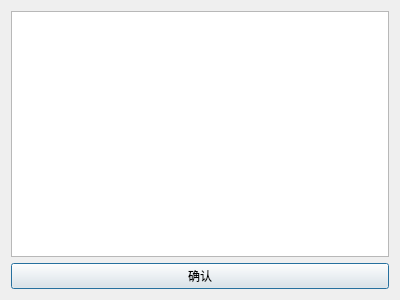
<?xml version="1.0" encoding="UTF-8"?>
<ui version="4.0">
 <class>http_shower_dialog</class>
 <widget class="QDialog" name="http_shower_dialog">
  <property name="geometry">
   <rect>
    <x>0</x>
    <y>0</y>
    <width>400</width>
    <height>300</height>
   </rect>
  </property>
  <property name="windowTitle">
   <string>HTTP报文展示器</string>
  </property>
  <layout class="QHBoxLayout" name="horizontalLayout">
   <item>
    <layout class="QVBoxLayout" name="verticalLayout">
     <item>
      <widget class="QTextBrowser" name="http_shower"/>
     </item>
     <item>
      <widget class="QPushButton" name="ok_button">
       <property name="text">
        <string>确认</string>
       </property>
      </widget>
     </item>
    </layout>
   </item>
  </layout>
 </widget>
 <resources/>
 <connections>
  <connection>
   <sender>ok_button</sender>
   <signal>clicked()</signal>
   <receiver>http_shower_dialog</receiver>
   <slot>close()</slot>
   <hints>
    <hint type="sourcelabel">
     <x>206</x>
     <y>263</y>
    </hint>
    <hint type="destinationlabel">
     <x>199</x>
     <y>149</y>
    </hint>
   </hints>
  </connection>
 </connections>
</ui>
